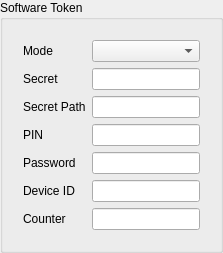
        <widget class="QGroupBox" name="token_box">
         <property name="toolTip">
          <string>&lt;html&gt;&lt;head/&gt;&lt;body&gt;&lt;p&gt;This is the token the core generates itself. To use a Throne OTP profile, bind it on the main editor instead.&lt;/p&gt;&lt;/body&gt;&lt;/html&gt;</string>
         </property>
         <property name="title">
          <string>Software Token</string>
         </property>
         <layout class="QVBoxLayout" name="token_box_layout">
          <item>
           <widget class="QWidget" name="token_box_form_w" native="true">
            <layout class="QFormLayout" name="token_box_form">
             <item row="0" column="0">
              <widget class="QLabel" name="token_mode_l">
               <property name="toolTip">
                <string>&lt;html&gt;&lt;head/&gt;&lt;body&gt;&lt;p&gt;totp and hotp are one-time password modes, stoken is an RSA SecurID software token and oidc is an access token used for HTTP Bearer authentication.&lt;/p&gt;&lt;/body&gt;&lt;/html&gt;</string>
               </property>
               <property name="text">
                <string>Mode</string>
               </property>
              </widget>
             </item>
             <item row="0" column="1">
              <widget class="QComboBox" name="token_mode"/>
             </item>
             <item row="1" column="0">
              <widget class="QLabel" name="token_secret_l">
               <property name="toolTip">
                <string>&lt;html&gt;&lt;head/&gt;&lt;body&gt;&lt;p&gt;A Base32 secret, a base32: prefixed secret or an otpauth:// URI for totp and hotp; the encoded CTF content for stoken; the access token for oidc. Conflicts with the secret path.&lt;/p&gt;&lt;/body&gt;&lt;/html&gt;</string>
               </property>
               <property name="text">
                <string>Secret</string>
               </property>
              </widget>
             </item>
             <item row="1" column="1">
              <widget class="QLineEdit" name="token_secret"/>
             </item>
             <item row="2" column="0">
              <widget class="QLabel" name="token_secret_path_l">
               <property name="toolTip">
                <string>&lt;html&gt;&lt;head/&gt;&lt;body&gt;&lt;p&gt;Path to the token secret or access token. Conflicts with the inline secret.&lt;/p&gt;&lt;/body&gt;&lt;/html&gt;</string>
               </property>
               <property name="text">
                <string>Secret Path</string>
               </property>
              </widget>
             </item>
             <item row="2" column="1">
              <widget class="QLineEdit" name="token_secret_path"/>
             </item>
             <item row="3" column="0">
              <widget class="QLabel" name="token_pin_l">
               <property name="toolTip">
                <string>&lt;html&gt;&lt;head/&gt;&lt;body&gt;&lt;p&gt;RSA SecurID PIN for stoken mode.&lt;/p&gt;&lt;/body&gt;&lt;/html&gt;</string>
               </property>
               <property name="text">
                <string>PIN</string>
               </property>
              </widget>
             </item>
             <item row="3" column="1">
              <widget class="QLineEdit" name="token_pin"/>
             </item>
             <item row="4" column="0">
              <widget class="QLabel" name="token_password_l">
               <property name="toolTip">
                <string>&lt;html&gt;&lt;head/&gt;&lt;body&gt;&lt;p&gt;Password for decrypting a password-protected RSA SecurID token.&lt;/p&gt;&lt;/body&gt;&lt;/html&gt;</string>
               </property>
               <property name="text">
                <string>Password</string>
               </property>
              </widget>
             </item>
             <item row="4" column="1">
              <widget class="QLineEdit" name="token_password"/>
             </item>
             <item row="5" column="0">
              <widget class="QLabel" name="token_device_id_l">
               <property name="toolTip">
                <string>&lt;html&gt;&lt;head/&gt;&lt;body&gt;&lt;p&gt;Device ID for decrypting a device-bound RSA SecurID token.&lt;/p&gt;&lt;/body&gt;&lt;/html&gt;</string>
               </property>
               <property name="text">
                <string>Device ID</string>
               </property>
              </widget>
             </item>
             <item row="5" column="1">
              <widget class="QLineEdit" name="token_device_id"/>
             </item>
             <item row="6" column="0">
              <widget class="QLabel" name="token_counter_l">
               <property name="toolTip">
                <string>&lt;html&gt;&lt;head/&gt;&lt;body&gt;&lt;p&gt;Initial counter for hotp mode. Empty uses the counter from an otpauth:// URI, otherwise zero.&lt;/p&gt;&lt;/body&gt;&lt;/html&gt;</string>
               </property>
               <property name="text">
                <string>Counter</string>
               </property>
              </widget>
             </item>
             <item row="6" column="1">
              <widget class="QLineEdit" name="token_counter"/>
             </item>
            </layout>
           </widget>
          </item>
         </layout>
        </widget>
